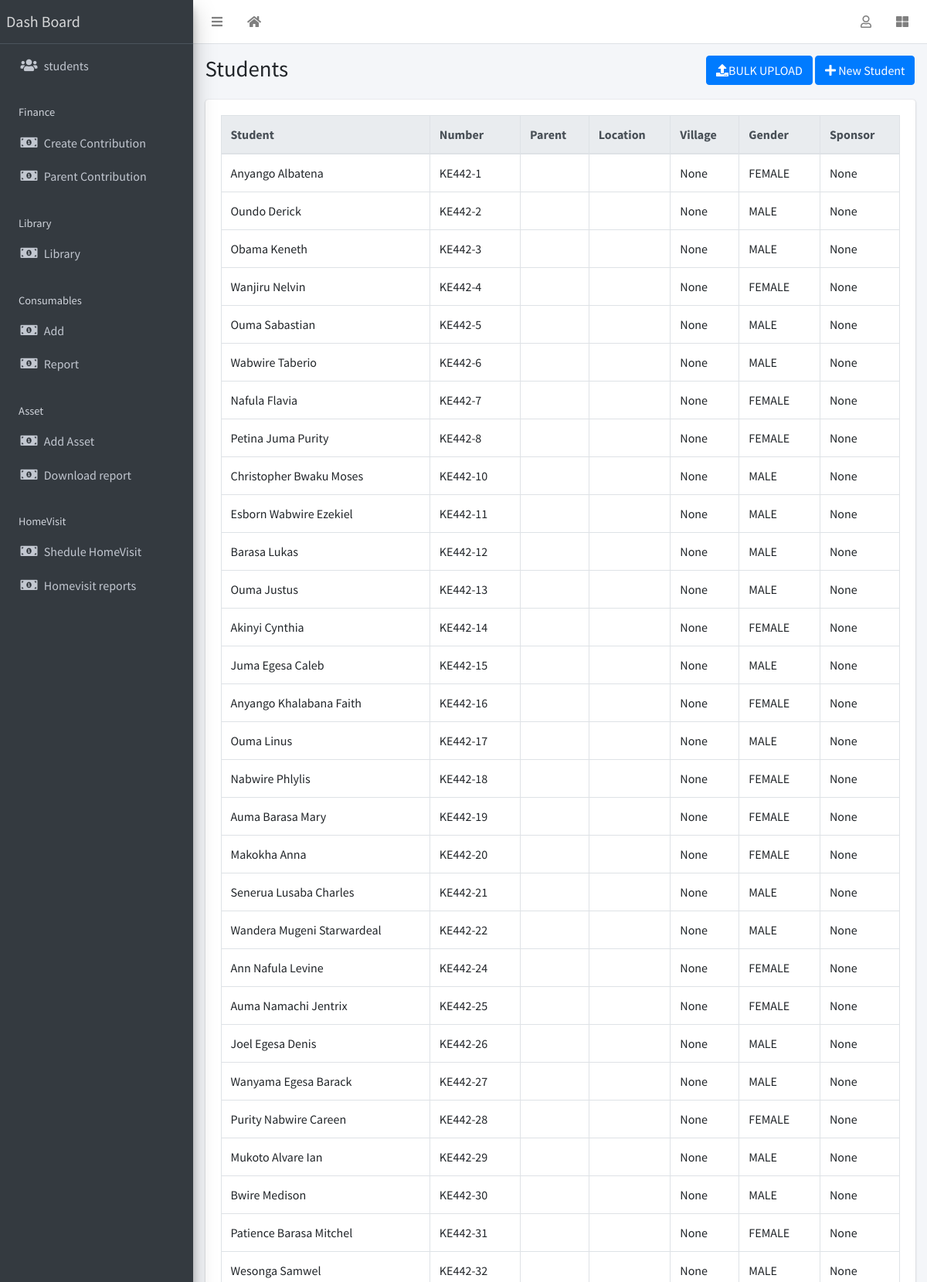
The app's page /students (signed in, upper part) with its own data.
### main/models.py (models this page shows, shortened)
class Student(models.Model):
	LEVEL=(
		('STD 1','STD 1'),
		('STD 2','STD 2'),
		('STD 3','STD 3'),
		('STD 4','STD 4'),
		('STD 5','STD 5'),
		('STD 6','STD 6'),
		('STD 7','STD 7'),
		('STD 8','STD 8'),
		('FORM 1','FORM 1'),
		('FORM 2','FORM 2'),
		('FORM 3','FORM 3'),
		('FORM 4','FORM 4'),
		)
	SPONSOR_STATUS=(
		('self_sponsored','self_sponsored'),
		('cdc_sponsored','cdc_sponsored'),
		)
	GENDER=(
		('MALE','MALE'),
		('FEMALE','FEMALE'),
		)
	reg_number=models.TextField(max_length=20,unique=True)
	first_name=models.TextField(max_length=50)
	second_name=models.TextField(max_length=50,blank=True)
	surname=models.TextField(max_length=50)
	gender=models.TextField(choices=GENDER,null=True)
	passport=models.ImageField(upload_to='student_images',blank=True)
	school=models.TextField(max_length=200)
	location=models.TextField(max_length=150)
	level=models.TextField(choices=LEVEL)
	talent=models.TextField(max_length=300,blank=True)
	date_of_dedication=models.DateField(null=True,blank=True)
	date_of_baptism=models.DateField(null=True,blank=True)
	village=models.TextField(null=True,blank=True)
	sponsor_status=models.TextField(choices=SPONSOR_STATUS,null=True,blank=True)
	date_of_birth=models.DateField(null=True,blank=True)
	teacher=models.ForeignKey(
		to=settings.AUTH_USER_MODEL,
		on_delete=models.CASCADE,
		null=True,
		blank=True
		)
	centre=models.TextField(null=True,default="ACK BUDOKOMI CDC")
	class Meta:
		permissions=("can_only_view_teaching_student","can_only_view_teaching_student"),

### main/views.py (the view)
# urls.py: path('students',views.StudentList.as_view(),name="students-list"),
class StudentList(LoginRequiredMixin,ListView):
	model=Student

### main/templates/main/student_list.html (shortened to what this page needs)
{% extends 'base.html' %}
{% block title %}Students{% endblock title %}
{% block breadcrumb %}
<a class="btn btn-primary" href="{% url 'main:student-upload' %}"><i
    class="fas fa-upload"></i>BULK UPLOAD</a>
<a class="btn btn-primary" href="{% url 'main:add-student' %}"><i
    class="fas fa-plus"></i> New Student</a>
{% endblock breadcrumb %}
{% block content %}
  <div class="table-responsive">
    <table id="studenttable" class="table table-bordered table-hover" data-page-length='100'>
      <thead class="thead-light">
        <tr>
          <th>Student</th>
          <th>Number</th>
          <th>Parent</th>
          <th>Location</th>
          <th>Village</th>
          <th>Gender</th>
          <th>Sponsor</th>
        </tr>
      </thead>
      <tbody>
       	 {% for prod in object_list %}
					<tr class='clickable-row' data-href="{% url 'main:student-detail' prod.id %}">
						<td>{{prod.first_name}} {{prod.surname}} {{prod.second_name}}</td>
						<td>{{prod.reg_number}}</td>
						<td>{{prod.parent}}</td>
						<td>{{prod.location}}</td>
						<td>{{prod.village}}</td>
						<td>{{prod.gender}}</td>
						<td>{{prod.sponsor_status}}</td>
					</tr>
						{% endfor %}
      </tbody>
    </table>
  </div>
{% endblock content %}

### records on screen
Student: first_name "Anyango", second_name "Albatena", reg_number "KE442-1", village "None", gender "FEMALE", sponsor_status "None"
Student: first_name "Oundo", second_name "Derick", reg_number "KE442-2", village "None", gender "MALE", sponsor_status "None"
Student: first_name "Obama", second_name "Keneth", reg_number "KE442-3", village "None", gender "MALE", sponsor_status "None"
Student: first_name "Wanjiru", second_name "Nelvin", reg_number "KE442-4", village "None", gender "FEMALE", sponsor_status "None"
Student: first_name "Ouma", second_name "Sabastian", reg_number "KE442-5", village "None", gender "MALE", sponsor_status "None"
Student: first_name "Wabwire", second_name "Taberio", reg_number "KE442-6", village "None", gender "MALE", sponsor_status "None"
Student: first_name "Nafula", second_name "Flavia", reg_number "KE442-7", village "None", gender "FEMALE", sponsor_status "None"
Student: first_name "Petina Juma", second_name "Purity", reg_number "KE442-8", village "None", gender "FEMALE", sponsor_status "None"
Student: first_name "Christopher Bwaku", second_name "Moses", reg_number "KE442-10", village "None", gender "MALE", sponsor_status "None"
Student: first_name "Esborn Wabwire", second_name "Ezekiel", reg_number "KE442-11", village "None", gender "MALE", sponsor_status "None"
Student: first_name "Barasa", second_name "Lukas", reg_number "KE442-12", village "None", gender "MALE", sponsor_status "None"
Student: first_name "Ouma", second_name "Justus", reg_number "KE442-13", village "None", gender "MALE", sponsor_status "None"
Student: first_name "Akinyi", second_name "Cynthia", reg_number "KE442-14", village "None", gender "FEMALE", sponsor_status "None"
Student: first_name "Juma Egesa", second_name "Caleb", reg_number "KE442-15", village "None", gender "MALE", sponsor_status "None"
Student: first_name "Anyango Khalabana", second_name "Faith", reg_number "KE442-16", village "None", gender "FEMALE", sponsor_status "None"
Student: first_name "Ouma", second_name "Linus", reg_number "KE442-17", village "None", gender "MALE", sponsor_status "None"
Student: first_name "Nabwire", second_name "Phlylis", reg_number "KE442-18", village "None", gender "FEMALE", sponsor_status "None"
Student: first_name "Auma Barasa", second_name "Mary", reg_number "KE442-19", village "None", gender "FEMALE", sponsor_status "None"
Student: first_name "Makokha", second_name "Anna", reg_number "KE442-20", village "None", gender "FEMALE", sponsor_status "None"
Student: first_name "Senerua Lusaba", second_name "Charles", reg_number "KE442-21", village "None", gender "MALE", sponsor_status "None"
Student: first_name "Wandera Mugeni", second_name "Starwardeal", reg_number "KE442-22", village "None", gender "MALE", sponsor_status "None"
Student: first_name "Ann Nafula", second_name "Levine", reg_number "KE442-24", village "None", gender "FEMALE", sponsor_status "None"
Student: first_name "Auma Namachi", second_name "Jentrix", reg_number "KE442-25", village "None", gender "FEMALE", sponsor_status "None"
Student: first_name "Joel Egesa", second_name "Denis", reg_number "KE442-26", village "None", gender "MALE", sponsor_status "None"
Student: first_name "Wanyama Egesa", second_name "Barack", reg_number "KE442-27", village "None", gender "MALE", sponsor_status "None"
Student: first_name "Purity Nabwire", second_name "Careen", reg_number "KE442-28", village "None", gender "FEMALE", sponsor_status "None"
Student: first_name "Mukoto Alvare", second_name "Ian", reg_number "KE442-29", village "None", gender "MALE", sponsor_status "None"
Student: first_name "Bwire", second_name "Medison", reg_number "KE442-30", village "None", gender "MALE", sponsor_status "None"
Student: first_name "Patience Barasa", second_name "Mitchel", reg_number "KE442-31", village "None", gender "FEMALE", sponsor_status "None"
Student: first_name "Wesonga", second_name "Samwel", reg_number "KE442-32", village "None", gender "MALE", sponsor_status "None"
